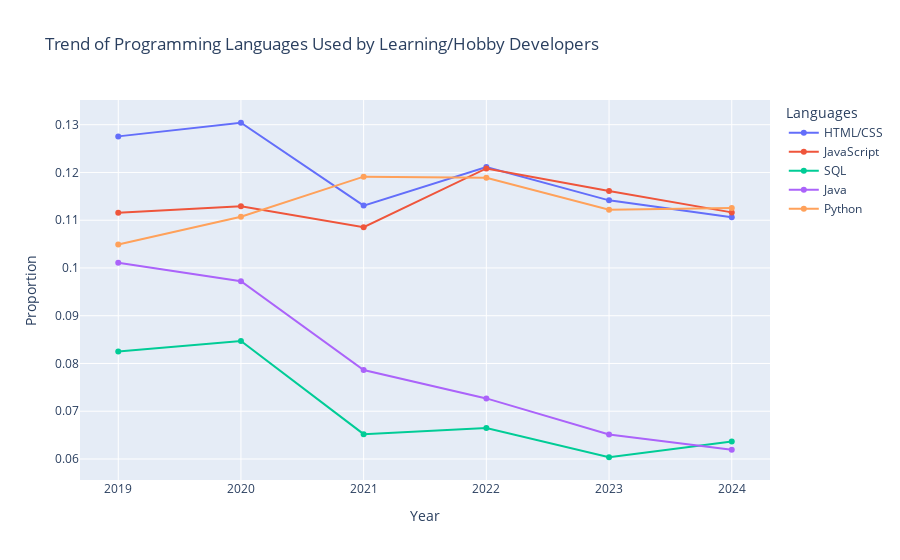
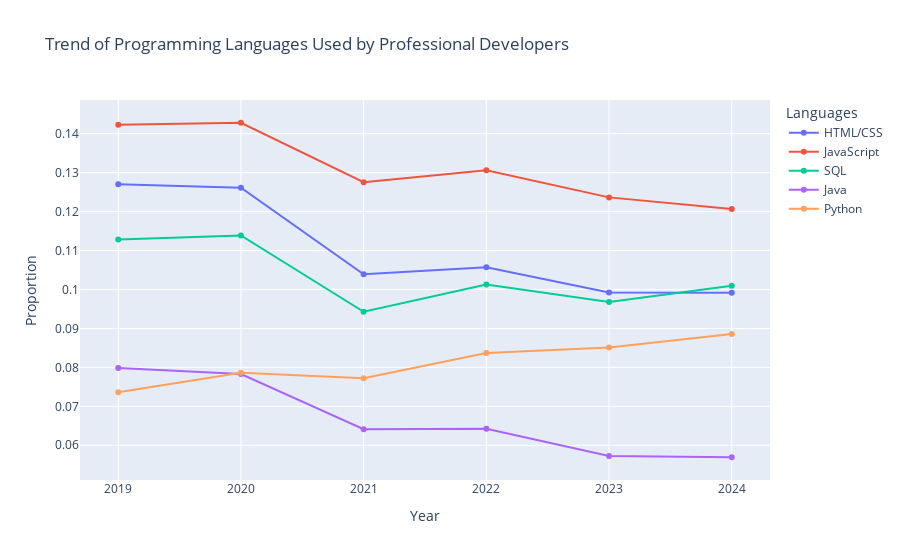

Source (notebook cell) for these figures, in order:
### Code cell
fig_learning = po.Figure()

for language in top_5_languages:
    language_data = all_language_data[all_language_data["Branch"] == "Learning/Hobby"][
        all_language_data[all_language_data["Branch"] == "Learning/Hobby"]["Language"]
        == language
    ]
    fig_learning.add_trace(
        po.Scatter(
            x=language_data["Year"],
            y=language_data["Proportion"],
            mode="lines+markers",
            name=language,
            text=language_data["Language"],
        )
    )

fig_learning.update_layout(
    title="Trend of Programming Languages Used by Learning/Hobby Developers",
    xaxis_title="Year",
    yaxis_title="Proportion",
    legend_title="Languages",
)

fig_pro = po.Figure()

for language in top_5_languages:
    language_data = all_language_data[
        all_language_data["Branch"] == "Professional developer"
    ][
        all_language_data[all_language_data["Branch"] == "Professional developer"][
            "Language"
        ]
        == language
    ]
    fig_pro.add_trace(
        po.Scatter(
            x=language_data["Year"],
            y=language_data["Proportion"],
            mode="lines+markers",
            name=language,
            text=language_data["Language"],
        )
    )

fig_pro.update_layout(
    title="Trend of Programming Languages Used by Professional Developers",
    xaxis_title="Year",
    yaxis_title="Proportion",
    legend_title="Languages",
)


fig_learning.show()
fig_pro.show()

### Figure 1 — Plotly figure (JSON) as saved in the notebook; plotly's stock layout.template omitted (floating-point values rounded to 4 significant figures)
{"data": [{"mode": "lines+markers", "name": "HTML/CSS", "text": ["HTML/CSS", "HTML/CSS", "HTML/CSS", "HTML/CSS", "HTML/CSS", "HTML/CSS"], "type": "scatter", "x": [2019, 2020, 2021, 2022, 2023, 2024], "y": [0.1276, 0.1304, 0.1131, 0.1211, 0.1142, 0.1106]}, {"mode": "lines+markers", "name": "JavaScript", "text": ["JavaScript", "JavaScript", "JavaScript", "JavaScript", "JavaScript", "JavaScript"], "type": "scatter", "x": [2019, 2020, 2021, 2022, 2023, 2024], "y": [0.1116, 0.1129, 0.1085, 0.1208, 0.1161, 0.1116]}, {"mode": "lines+markers", "name": "SQL", "text": ["SQL", "SQL", "SQL", "SQL", "SQL", "SQL"], "type": "scatter", "x": [2019, 2020, 2021, 2022, 2023, 2024], "y": [0.08251, 0.08472, 0.0652, 0.0665, 0.06036, 0.06368]}, {"mode": "lines+markers", "name": "Java", "text": ["Java", "Java", "Java", "Java", "Java", "Java"], "type": "scatter", "x": [2019, 2020, 2021, 2022, 2023, 2024], "y": [0.1011, 0.09722, 0.07864, 0.07268, 0.06513, 0.06195]}, {"mode": "lines+markers", "name": "Python", "text": ["Python", "Python", "Python", "Python", "Python", "Python"], "type": "scatter", "x": [2019, 2020, 2021, 2022, 2023, 2024], "y": [0.1049, 0.1107, 0.1191, 0.1189, 0.1122, 0.1125]}], "layout": {"legend": {"title": {"text": "Languages"}}, "title": {"text": "Trend of Programming Languages Used by Learning/Hobby Developers"}, "xaxis": {"title": {"text": "Year"}}, "yaxis": {"title": {"text": "Proportion"}}}}

### Figure 2 — Plotly figure (JSON) as saved in the notebook; plotly's stock layout.template omitted (floating-point values rounded to 4 significant figures)
{"data": [{"mode": "lines+markers", "name": "HTML/CSS", "text": ["HTML/CSS", "HTML/CSS", "HTML/CSS", "HTML/CSS", "HTML/CSS", "HTML/CSS"], "type": "scatter", "x": [2019, 2020, 2021, 2022, 2023, 2024], "y": [0.127, 0.1261, 0.1039, 0.1057, 0.09925, 0.09917]}, {"mode": "lines+markers", "name": "JavaScript", "text": ["JavaScript", "JavaScript", "JavaScript", "JavaScript", "JavaScript", "JavaScript"], "type": "scatter", "x": [2019, 2020, 2021, 2022, 2023, 2024], "y": [0.1423, 0.1428, 0.1275, 0.1306, 0.1236, 0.1207]}, {"mode": "lines+markers", "name": "SQL", "text": ["SQL", "SQL", "SQL", "SQL", "SQL", "SQL"], "type": "scatter", "x": [2019, 2020, 2021, 2022, 2023, 2024], "y": [0.1129, 0.1139, 0.09429, 0.1013, 0.09677, 0.101]}, {"mode": "lines+markers", "name": "Java", "text": ["Java", "Java", "Java", "Java", "Java", "Java"], "type": "scatter", "x": [2019, 2020, 2021, 2022, 2023, 2024], "y": [0.07986, 0.07829, 0.06414, 0.06425, 0.05727, 0.05692]}, {"mode": "lines+markers", "name": "Python", "text": ["Python", "Python", "Python", "Python", "Python", "Python"], "type": "scatter", "x": [2019, 2020, 2021, 2022, 2023, 2024], "y": [0.0736, 0.07865, 0.07718, 0.08371, 0.08513, 0.08856]}], "layout": {"legend": {"title": {"text": "Languages"}}, "title": {"text": "Trend of Programming Languages Used by Professional Developers"}, "xaxis": {"title": {"text": "Year"}}, "yaxis": {"title": {"text": "Proportion"}}}}
